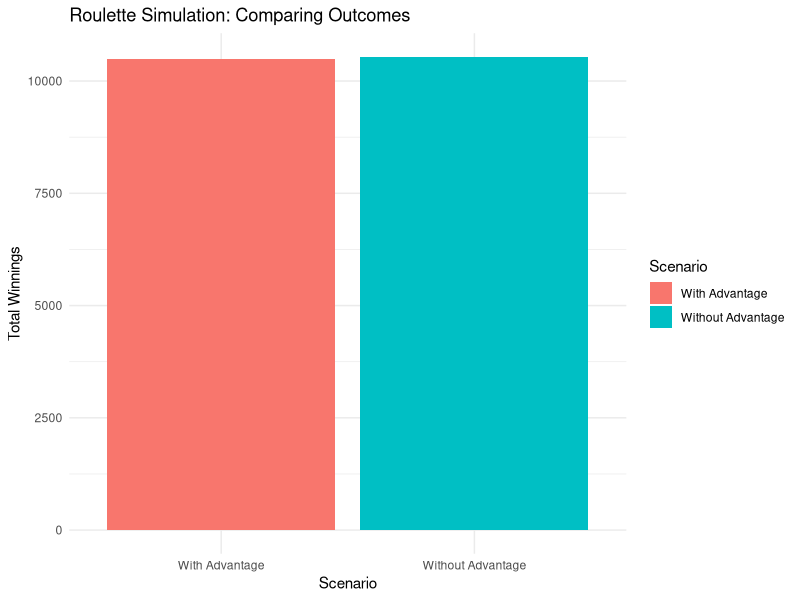

Reproduce this figure in R.
## ---- chunk 1

library(ggplot2)

play_roulette <- function(bet, chosen_number, num_spins) {
  roulette_numbers <- 1:36
  results <- sample(roulette_numbers, num_spins, replace = TRUE)
  winnings <- ifelse(results == chosen_number, 36, 0)  # 35 to 1 payout
  winnings[bet == "red" & results %% 2 == 0] <- 2  # win if the color is red
  winnings[bet == "black" & results %% 2 != 0] <- 2  # win if the color is black
  total_winnings <- sum(winnings)
  return(total_winnings)
}

# Simulating plays with and without the house advantage
set.seed(123)  # Set the seed for reproducibility
without_advantage <- play_roulette("red", 17, 5000)

set.seed(123)  # Reset the same seed for comparison
with_advantage <- play_roulette("red", 17, 5000) - 0.05 * 1000  # 5% house advantage

# Comparing results
cat("Without the house advantage: ", without_advantage, "\n")
cat("With the house advantage: ", with_advantage, "\n")

# Data for plotting
data <- data.frame(
  Scenario = c("Without Advantage", "With Advantage"),
  Total_Winnings = c(without_advantage, with_advantage)
)

# Create a bar plot
ggplot(data, aes(x = Scenario, y = Total_Winnings, fill = Scenario)) +
  geom_bar(stat = "identity", position = "dodge") +
  labs(title = "Roulette Simulation: Comparing Outcomes",
       x = "Scenario",
       y = "Total Winnings") +
  theme_minimal()


